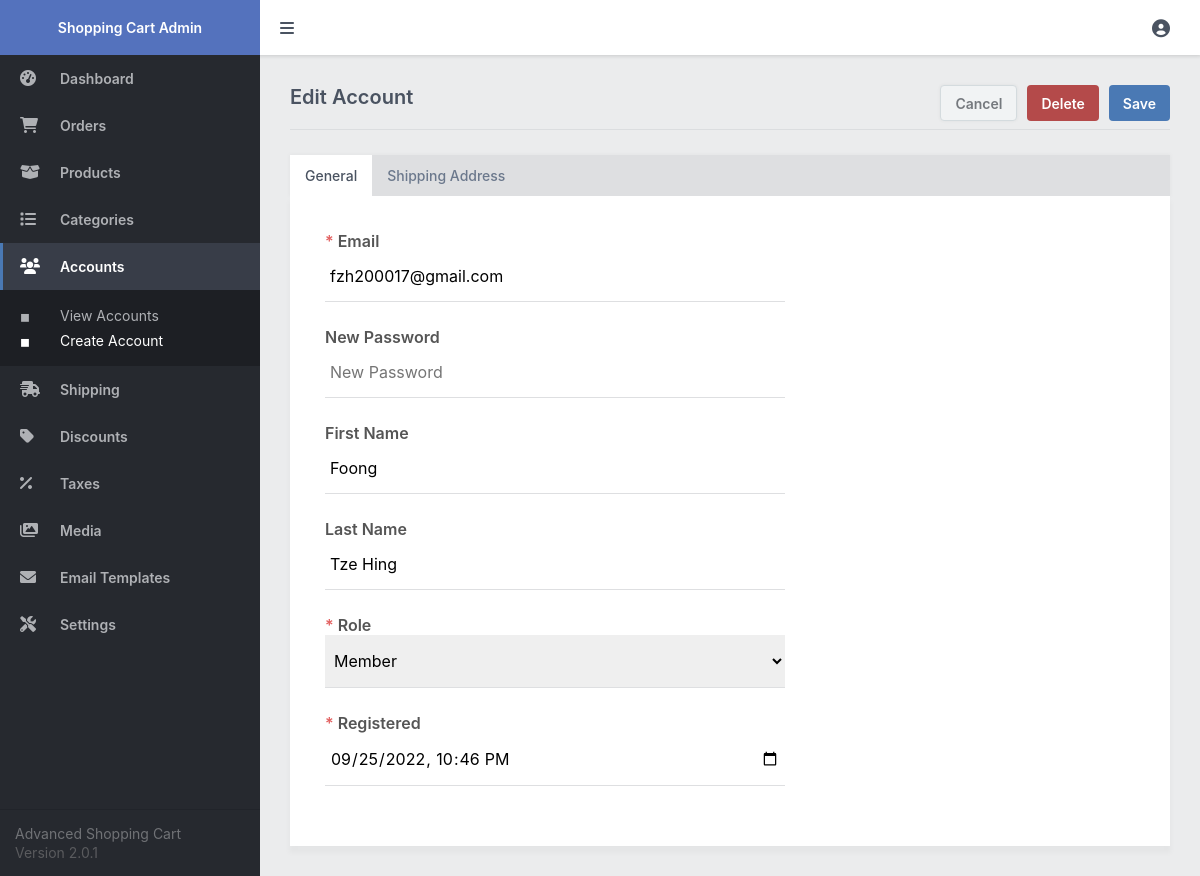
The app's page /admin/index.php?page=account&id=2 (signed in) with its own data.
### tables this page shows
CREATE TABLE `accounts` (
  `id` int(11) NOT NULL,
  `email` varchar(255) NOT NULL,
  `password` varchar(255) NOT NULL,
  `role` enum('Member','Admin') NOT NULL DEFAULT 'Member',
  `first_name` varchar(100) NOT NULL,
  `last_name` varchar(100) NOT NULL,
  `address_street` varchar(255) NOT NULL,
  `address_city` varchar(100) NOT NULL,
  `address_state` varchar(100) NOT NULL,
  `address_zip` varchar(50) NOT NULL,
  `address_country` varchar(100) NOT NULL,
  `registered` datetime NOT NULL DEFAULT current_timestamp()
);

### admin/index.php (called while the page is built, shortened)
<?php
include '../functions.php';
$page = isset($_GET['page']) && file_exists($_GET['page'] . '.php') ? $_GET['page'] : 'dashboard';
include $page . '.php';
?>

### admin/account.php (the view, shortened to what this page needs)
<?php
$account = [
    'email' => '',
    'password' => '',
    'role' => 'Member',
    'first_name' => '',
    'last_name' => '',
    'address_street' => '',
    'address_city' => '',
    'address_state' => '',
    'address_zip' => '',
    'address_country' => '',
    'registered' => date('Y-m-d\TH:i')
];
if (isset($_GET['id'])) {
    $stmt = $pdo->prepare('SELECT * FROM accounts WHERE id = ?');
    $stmt->execute([ $_GET['id'] ]);
    $account = $stmt->fetch(PDO::FETCH_ASSOC);
    $page = 'Edit';
}
?>
<?=template_admin_header($page . ' Account', 'accounts', 'manage')?>
<form action="" method="post">
    <div class="content-title responsive-flex-wrap responsive-pad-bot-3">
        <h2 class="responsive-width-100"><?=$page?> Account</h2>
        <a href="index.php?page=accounts" class="btn alt mar-right-2">Cancel</a>
        <?php if ($page == 'Edit'): ?>
        <input type="submit" name="delete" value="Delete" class="btn red mar-right-2" onclick="return confirm('Are you sure you want to delete this account?')">
        <?php endif; ?>
        <input type="submit" name="submit" value="Save" class="btn">
    </div>
    <div class="tabs">
        <a href="#" class="active">General</a>
        <a href="#">Shipping Address</a>
    </div>
    <div class="content-block tab-content active">
        <div class="form responsive-width-100">
            <label for="email"><i class="required">*</i> Email</label>
            <input id="email" type="email" name="email" placeholder="Email" value="<?=htmlspecialchars($account['email'], ENT_QUOTES)?>" required>
            <label for="password"><?=$page == 'Edit' ? 'New ' : ''?>Password</label>
            <input type="text" id="password" name="password" placeholder="<?=$page == 'Edit' ? 'New ' : ''?>Password" value=""<?=$page == 'Edit' ? '' : ' required'?>>
            <label for="first_name">First Name</label>
            <input id="first_name" type="text" name="first_name" placeholder="Joe" value="<?=htmlspecialchars($account['first_name'], ENT_QUOTES)?>">
            <label for="last_name">Last Name</label>
            <input id="last_name" type="text" name="last_name" placeholder="Bloggs" value="<?=htmlspecialchars($account['last_name'], ENT_QUOTES)?>">
            <label for="role"><i class="required">*</i> Role</label>
            <select id="role" name="role" required>
                <option value="Member"<?=$account['role']=='Member'?' selected':''?>>Member</option>
            </select>
            <label for="registered"><i class="required">*</i> Registered</label>
            <input id="registered" type="datetime-local" name="registered" value="<?=date('Y-m-d\TH:i', strtotime($account['registered']))?>" required>
        </div>
    </div>
</form>
<?=template_admin_footer()?>

### admin/admin.css (style rules this page uses)
* { box-sizing: border-box; font-family: -apple-system, BlinkMacSystemFont, "segoe ui", roboto, oxygen, ubuntu, cantarell, "fira sans", "droid sans", "helvetica neue", Arial, sans-serif; font-size: 16px; }
html { height: 100%; }
body { position: relative; min-height: 100%; color: #555555; background-color: #ebeced; margin: 0; }
h1, h2, h3, h4, h5 { color: #4a5361; margin: 0; padding: 0; }
main h2 { font-size: 20px; padding-bottom: 20px; font-weight: 600; }
main .content-title { border-bottom: 1px solid #dbdddf; display: flex; }
main .content-title h2 { flex: 1; }
main .content-title .btn { height: 36px; }
main .content-block { background-color: #fff; margin-top: 25px; padding: 15px; box-shadow: 0px 0px 5px 1px rgba(0, 0, 0, 0.03); overflow: hidden; }
main .tabs { display: flex; overflow-x: auto; -webkit-overflow-scrolling: touch; background-color: #dedfe1; margin-top: 25px; box-shadow: 0px 0px 4px 1px rgba(0, 0, 0, 0.03); z-index: 100; }
main .tabs a { display: flex; text-decoration: none; padding: 12px 15px; border: 0; color: #6b788c; font-weight: 500; font-size: 14px; }
main .tabs a.active { color: #4a5361; background-color: #fff; }
main .tabs ~ .content-block { margin-top: 0; box-shadow: 0px 6px 5px 1px rgba(0, 0, 0, 0.03); }
main .tab-content { display: none; }
main .tab-content.active { display: block; }
main .form { display: flex; flex-flow: column; width: 500px; padding: 20px; }
main .form input[type="text"], main .form input[type="password"], main .form input[type="datetime-local"], main .form input[type="email"], main .form input[type="number"], main .form textarea, main .form select { width: 100%; padding: 15px 5px; margin-bottom: 25px; border: 0; border-bottom: 1px solid #dedfe1; }
main .form label { display: block; font-weight: 600; }
main .form label .required { font-style: normal; color: #e26060; }
.btn { display: inline-flex; align-items: center; justify-content: center; text-decoration: none; appearance: none; cursor: pointer; border: 0; background: #4a79b4; color: #FFFFFF; padding: 0 14px; font-size: 14px; font-weight: 600; border-radius: 4px; height: 38px; }
.btn.red { background: #b44a4a; }
.btn.alt { color: #75797e; border: 1px solid #d4dbde; box-shadow: 0px 0px 3px 1px rgba(0, 0, 0, 0.03); background: #f1f3f4; }
.mar-right-2 { margin-right: 10px; }

### records on screen
accounts: email "fzh200017@gmail.com", first_name "Foong", last_name "Tze Hing", role "Member", registered "09/25/2022 22:46"

### other values on screen
$page "Edit"
